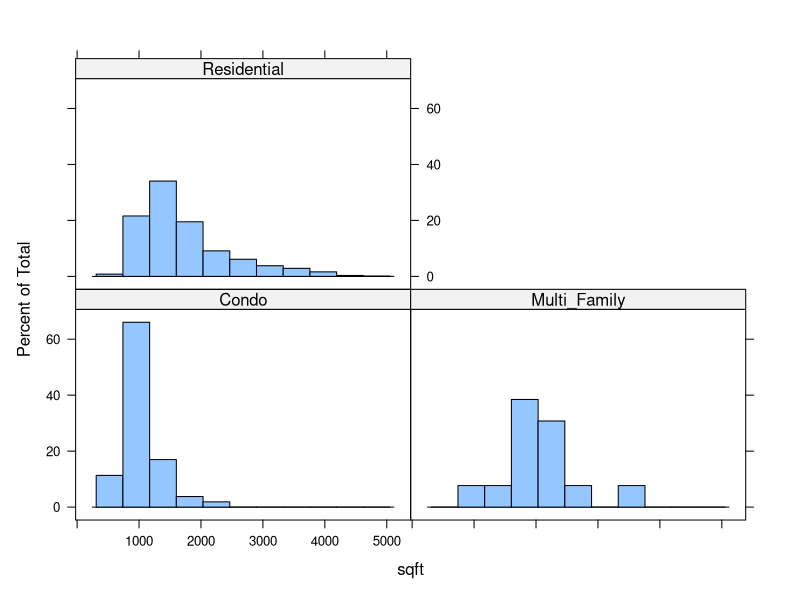
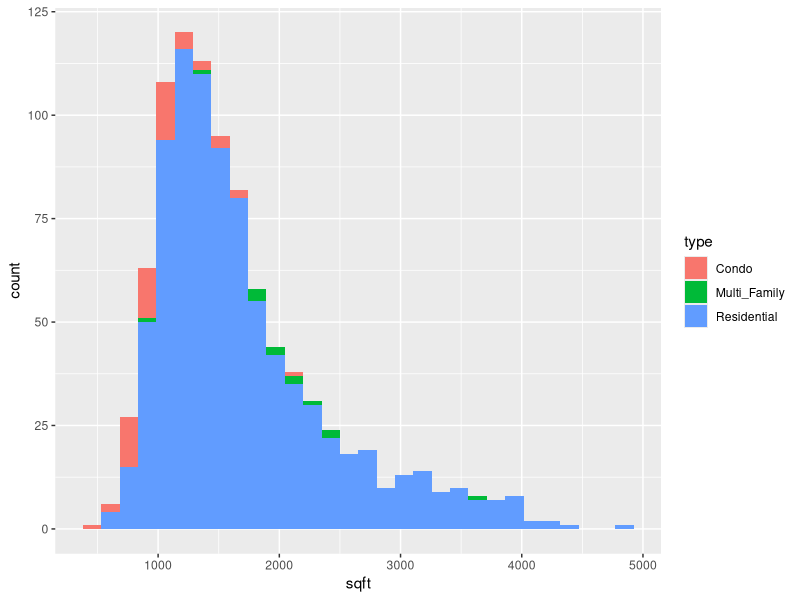

Recreate these plots in R, in order.
## ---- chunk 1
knitr::opts_chunk$set(cache=TRUE)
## ---- chunk 2
library(lattice)
library(caret)
data("Sacramento")
## ---- chunk 3
histogram(price~sqft|type,Sacramento)
## ---- chunk 4
ggplot(Sacramento, aes(x=sqft, fill=type))+
    geom_histogram()
